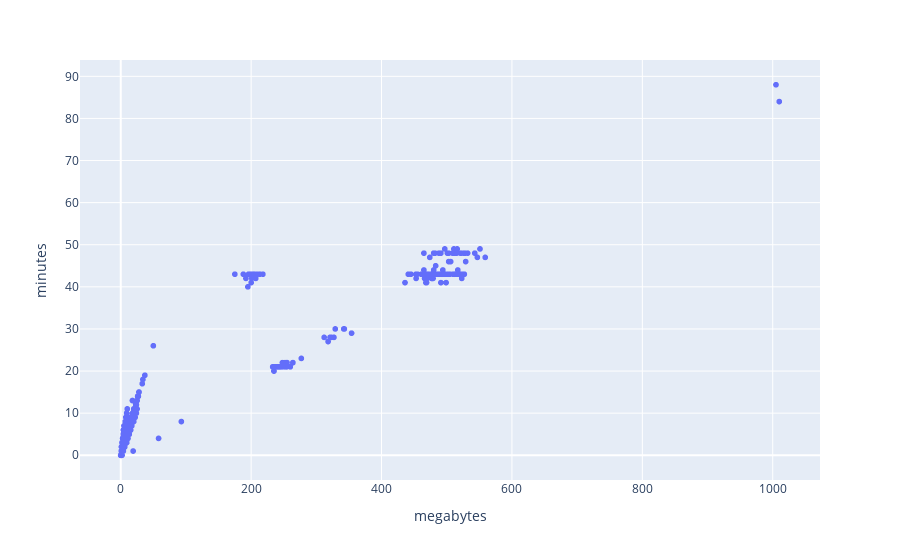

The cell this chart's notebook holds for it:
### Code cell
px.scatter(
    data_frame=df_track_megabytes,
    x='megabytes',
    y='minutes'
)

### Figure 1 — Plotly figure (JSON) as saved in the notebook; plotly's stock layout.template omitted (floating-point values rounded to 4 significant figures; data arrays with more than 128 entries replaced by an {"elided": "..."} marker saying what was removed)
{"data": [{"hovertemplate": "megabytes=%{x}<br>minutes=%{y}<extra></extra>", "legendgroup": "", "marker": {"color": "#636efa", "symbol": "circle"}, "mode": "markers", "name": "", "showlegend": false, "type": "scattergl", "x": {"elided": "3503 int values"}, "xaxis": "x", "y": {"elided": "3503 int values"}, "yaxis": "y"}], "layout": {"legend": {"tracegroupgap": 0}, "margin": {"t": 60}, "xaxis": {"anchor": "y", "domain": [0, 1], "title": {"text": "megabytes"}}, "yaxis": {"anchor": "x", "domain": [0, 1], "title": {"text": "minutes"}}}}
